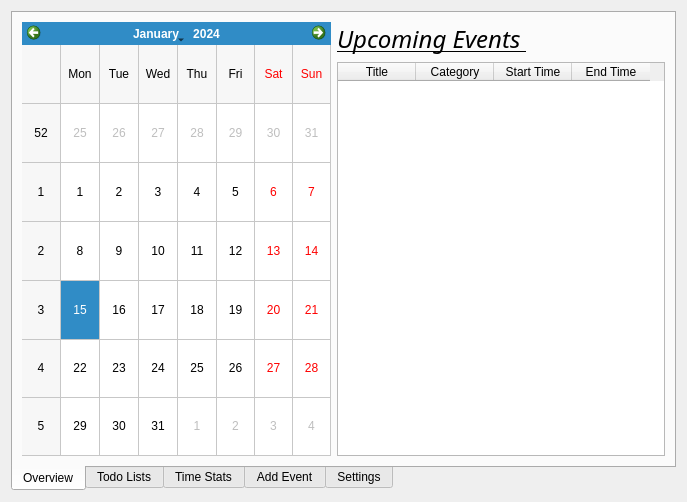
<?xml version="1.0" encoding="UTF-8"?>
<ui version="4.0">
 <class>mainWindowTabbed</class>
 <widget class="QDialog" name="mainWindowTabbed">
  <property name="geometry">
   <rect>
    <x>0</x>
    <y>0</y>
    <width>687</width>
    <height>502</height>
   </rect>
  </property>
  <property name="focusPolicy">
   <enum>Qt::NoFocus</enum>
  </property>
  <property name="windowTitle">
   <string>Dialog</string>
  </property>
  <property name="modal">
   <bool>false</bool>
  </property>
  <layout class="QHBoxLayout" name="horizontalLayout_4">
   <item>
    <widget class="QTabWidget" name="tabWidget">
     <property name="mouseTracking">
      <bool>true</bool>
     </property>
     <property name="autoFillBackground">
      <bool>false</bool>
     </property>
     <property name="tabPosition">
      <enum>QTabWidget::South</enum>
     </property>
     <property name="tabShape">
      <enum>QTabWidget::Rounded</enum>
     </property>
     <property name="currentIndex">
      <number>0</number>
     </property>
     <property name="iconSize">
      <size>
       <width>16</width>
       <height>16</height>
      </size>
     </property>
     <property name="elideMode">
      <enum>Qt::ElideLeft</enum>
     </property>
     <property name="usesScrollButtons">
      <bool>false</bool>
     </property>
     <property name="documentMode">
      <bool>false</bool>
     </property>
     <property name="tabsClosable">
      <bool>false</bool>
     </property>
     <property name="movable">
      <bool>true</bool>
     </property>
     <property name="tabBarAutoHide">
      <bool>true</bool>
     </property>
     <widget class="QWidget" name="OverViewTab">
      <attribute name="title">
       <string>Overview</string>
      </attribute>
      <layout class="QHBoxLayout" name="horizontalLayout_2">
       <item>
        <layout class="QHBoxLayout" name="horizontalLayout_3">
         <item>
          <widget class="QCalendarWidget" name="calendarWidget">
           <property name="mouseTracking">
            <bool>true</bool>
           </property>
           <property name="gridVisible">
            <bool>true</bool>
           </property>
          </widget>
         </item>
         <item>
          <layout class="QVBoxLayout" name="verticalLayout">
           <item>
            <widget class="QLabel" name="label">
             <property name="font">
              <font>
               <family>Apple Chancery</family>
               <pointsize>18</pointsize>
               <italic>true</italic>
               <underline>true</underline>
              </font>
             </property>
             <property name="text">
              <string>Upcoming Events </string>
             </property>
            </widget>
           </item>
           <item>
            <widget class="QTableWidget" name="UpcomingEventsTable">
             <property name="autoFillBackground">
              <bool>true</bool>
             </property>
             <property name="verticalScrollBarPolicy">
              <enum>Qt::ScrollBarAsNeeded</enum>
             </property>
             <property name="horizontalScrollBarPolicy">
              <enum>Qt::ScrollBarAlwaysOff</enum>
             </property>
             <property name="sizeAdjustPolicy">
              <enum>QAbstractScrollArea::AdjustToContents</enum>
             </property>
             <property name="autoScroll">
              <bool>false</bool>
             </property>
             <property name="showDropIndicator" stdset="0">
              <bool>false</bool>
             </property>
             <property name="dragEnabled">
              <bool>false</bool>
             </property>
             <property name="selectionMode">
              <enum>QAbstractItemView::NoSelection</enum>
             </property>
             <property name="selectionBehavior">
              <enum>QAbstractItemView::SelectRows</enum>
             </property>
             <property name="showGrid">
              <bool>true</bool>
             </property>
             <property name="sortingEnabled">
              <bool>true</bool>
             </property>
             <property name="cornerButtonEnabled">
              <bool>true</bool>
             </property>
             <attribute name="horizontalHeaderCascadingSectionResizes">
              <bool>false</bool>
             </attribute>
             <attribute name="horizontalHeaderDefaultSectionSize">
              <number>78</number>
             </attribute>
             <attribute name="horizontalHeaderStretchLastSection">
              <bool>false</bool>
             </attribute>
             <attribute name="verticalHeaderVisible">
              <bool>false</bool>
             </attribute>
             <column>
              <property name="text">
               <string>Title</string>
              </property>
             </column>
             <column>
              <property name="text">
               <string>Category</string>
              </property>
             </column>
             <column>
              <property name="text">
               <string>Start Time</string>
              </property>
             </column>
             <column>
              <property name="text">
               <string>End Time</string>
              </property>
             </column>
            </widget>
           </item>
          </layout>
         </item>
        </layout>
       </item>
      </layout>
     </widget>
     <widget class="QWidget" name="TodoListsTab">
      <attribute name="title">
       <string>Todo Lists</string>
      </attribute>
      <widget class="QLabel" name="TodoList_PageTitile">
       <property name="geometry">
        <rect>
         <x>90</x>
         <y>0</y>
         <width>437</width>
         <height>22</height>
        </rect>
       </property>
       <property name="text">
        <string>&lt;html&gt;&lt;head/&gt;&lt;body&gt;&lt;p align=&quot;center&quot;&gt;&lt;span style=&quot; font-size:18pt;&quot;&gt;Todo Lists&lt;/span&gt;&lt;/p&gt;&lt;/body&gt;&lt;/html&gt;</string>
       </property>
      </widget>
      <widget class="QTabWidget" name="SelectTodoListTab">
       <property name="geometry">
        <rect>
         <x>0</x>
         <y>30</y>
         <width>431</width>
         <height>401</height>
        </rect>
       </property>
       <property name="currentIndex">
        <number>2</number>
       </property>
       <widget class="QWidget" name="DayTodoList">
        <attribute name="title">
         <string>Day</string>
        </attribute>
        <widget class="QListWidget" name="Day_TodoListViewWindow">
         <property name="geometry">
          <rect>
           <x>20</x>
           <y>12</y>
           <width>391</width>
           <height>331</height>
          </rect>
         </property>
        </widget>
        <widget class="QPushButton" name="Day_DeleteTaskButton">
         <property name="geometry">
          <rect>
           <x>20</x>
           <y>350</y>
           <width>161</width>
           <height>32</height>
          </rect>
         </property>
         <property name="text">
          <string>Delete selected task</string>
         </property>
        </widget>
        <widget class="QPushButton" name="Day_AddTaskButton">
         <property name="geometry">
          <rect>
           <x>320</x>
           <y>350</y>
           <width>91</width>
           <height>32</height>
          </rect>
         </property>
         <property name="text">
          <string>Add task</string>
         </property>
        </widget>
        <widget class="QPushButton" name="Day_UpdateTaskButton">
         <property name="geometry">
          <rect>
           <x>170</x>
           <y>350</y>
           <width>161</width>
           <height>32</height>
          </rect>
         </property>
         <property name="text">
          <string>Update selected task</string>
         </property>
        </widget>
       </widget>
       <widget class="QWidget" name="WeekTodoList">
        <attribute name="title">
         <string>Week</string>
        </attribute>
        <widget class="QPushButton" name="Week_UpdateTask">
         <property name="geometry">
          <rect>
           <x>170</x>
           <y>350</y>
           <width>161</width>
           <height>32</height>
          </rect>
         </property>
         <property name="text">
          <string>Update selected task</string>
         </property>
        </widget>
        <widget class="QListWidget" name="Week_TodoListViewWindow">
         <property name="geometry">
          <rect>
           <x>20</x>
           <y>12</y>
           <width>391</width>
           <height>331</height>
          </rect>
         </property>
        </widget>
        <widget class="QPushButton" name="Week_AddTask">
         <property name="geometry">
          <rect>
           <x>320</x>
           <y>350</y>
           <width>91</width>
           <height>32</height>
          </rect>
         </property>
         <property name="text">
          <string>Add task</string>
         </property>
        </widget>
        <widget class="QPushButton" name="Week_DeleteTask">
         <property name="geometry">
          <rect>
           <x>20</x>
           <y>350</y>
           <width>161</width>
           <height>32</height>
          </rect>
         </property>
         <property name="text">
          <string>Delete selected task</string>
         </property>
        </widget>
       </widget>
       <widget class="QWidget" name="MonthTodoList">
        <attribute name="title">
         <string>Month</string>
        </attribute>
        <widget class="QPushButton" name="Month_UpdateTask">
         <property name="geometry">
          <rect>
           <x>170</x>
           <y>350</y>
           <width>161</width>
           <height>32</height>
          </rect>
         </property>
         <property name="text">
          <string>Update selected task</string>
         </property>
        </widget>
        <widget class="QListWidget" name="Month_TodoListViewWindow">
         <property name="geometry">
          <rect>
           <x>20</x>
           <y>12</y>
           <width>391</width>
           <height>331</height>
          </rect>
         </property>
        </widget>
        <widget class="QPushButton" name="Month_AddTask">
         <property name="geometry">
          <rect>
           <x>320</x>
           <y>350</y>
           <width>91</width>
           <height>32</height>
          </rect>
         </property>
         <property name="text">
          <string>Add task</string>
         </property>
        </widget>
        <widget class="QPushButton" name="Month_DeleteTask">
         <property name="geometry">
          <rect>
           <x>20</x>
           <y>350</y>
           <width>161</width>
           <height>32</height>
          </rect>
         </property>
         <property name="text">
          <string>Delete selected task</string>
         </property>
        </widget>
       </widget>
      </widget>
      <widget class="QDialogButtonBox" name="TodoListAcceptDeclineButtons">
       <property name="geometry">
        <rect>
         <x>230</x>
         <y>430</y>
         <width>171</width>
         <height>32</height>
        </rect>
       </property>
       <property name="standardButtons">
        <set>QDialogButtonBox::Cancel|QDialogButtonBox::Ok</set>
       </property>
      </widget>
      <widget class="QLabel" name="TodoListJumpToDateLabel">
       <property name="geometry">
        <rect>
         <x>450</x>
         <y>30</y>
         <width>60</width>
         <height>16</height>
        </rect>
       </property>
       <property name="text">
        <string>Jump to :</string>
       </property>
      </widget>
      <widget class="QDateEdit" name="TodoListJumpToDateSelector">
       <property name="geometry">
        <rect>
         <x>510</x>
         <y>30</y>
         <width>110</width>
         <height>24</height>
        </rect>
       </property>
      </widget>
     </widget>
     <widget class="QWidget" name="TimeStatsTab">
      <attribute name="title">
       <string>Time Stats</string>
      </attribute>
     </widget>
     <widget class="QWidget" name="AddEventTab">
      <attribute name="title">
       <string>Add Event</string>
      </attribute>
      <widget class="QSpinBox" name="AddEvent_SelectorNotifyMeTime">
       <property name="geometry">
        <rect>
         <x>400</x>
         <y>183</y>
         <width>48</width>
         <height>31</height>
        </rect>
       </property>
      </widget>
      <widget class="QDateEdit" name="DateStart_Box">
       <property name="geometry">
        <rect>
         <x>50</x>
         <y>73</y>
         <width>81</width>
         <height>24</height>
        </rect>
       </property>
       <property name="dateTime">
        <datetime>
         <hour>0</hour>
         <minute>0</minute>
         <second>0</second>
         <year>2018</year>
         <month>1</month>
         <day>1</day>
        </datetime>
       </property>
       <property name="calendarPopup">
        <bool>true</bool>
       </property>
      </widget>
      <widget class="QLabel" name="AddEvent_CategoryLabel">
       <property name="geometry">
        <rect>
         <x>330</x>
         <y>30</y>
         <width>71</width>
         <height>16</height>
        </rect>
       </property>
       <property name="text">
        <string>Category :</string>
       </property>
      </widget>
      <widget class="QComboBox" name="Category_Box">
       <property name="geometry">
        <rect>
         <x>400</x>
         <y>30</y>
         <width>221</width>
         <height>26</height>
        </rect>
       </property>
       <item>
        <property name="text">
         <string>Work</string>
        </property>
       </item>
       <item>
        <property name="text">
         <string>School</string>
        </property>
       </item>
       <item>
        <property name="text">
         <string>Exercise</string>
        </property>
       </item>
       <item>
        <property name="text">
         <string>Free Time</string>
        </property>
       </item>
       <item>
        <property name="text">
         <string>Appointment</string>
        </property>
       </item>
       <item>
        <property name="text">
         <string>Meetings</string>
        </property>
       </item>
       <item>
        <property name="text">
         <string>Study</string>
        </property>
       </item>
       <item>
        <property name="text">
         <string>Vacation</string>
        </property>
       </item>
       <item>
        <property name="text">
         <string>New Item</string>
        </property>
       </item>
      </widget>
      <widget class="QTimeEdit" name="TimeEnd_Box">
       <property name="geometry">
        <rect>
         <x>140</x>
         <y>100</y>
         <width>91</width>
         <height>24</height>
        </rect>
       </property>
      </widget>
      <widget class="QLabel" name="AddEvent_CityLabel">
       <property name="geometry">
        <rect>
         <x>0</x>
         <y>330</y>
         <width>60</width>
         <height>16</height>
        </rect>
       </property>
       <property name="text">
        <string>City :</string>
       </property>
      </widget>
      <widget class="QTextEdit" name="Note_Box">
       <property name="geometry">
        <rect>
         <x>340</x>
         <y>60</y>
         <width>281</width>
         <height>91</height>
        </rect>
       </property>
      </widget>
      <widget class="QLabel" name="AddEvent_NotifyMeLabelPt2">
       <property name="geometry">
        <rect>
         <x>450</x>
         <y>190</y>
         <width>191</width>
         <height>16</height>
        </rect>
       </property>
       <property name="text">
        <string>minutes before i have to leave</string>
       </property>
      </widget>
      <widget class="QTimeEdit" name="TimeStart_Box">
       <property name="geometry">
        <rect>
         <x>140</x>
         <y>73</y>
         <width>91</width>
         <height>24</height>
        </rect>
       </property>
      </widget>
      <widget class="QWidget" name="layoutWidget">
       <property name="geometry">
        <rect>
         <x>0</x>
         <y>70</y>
         <width>43</width>
         <height>51</height>
        </rect>
       </property>
       <layout class="QVBoxLayout" name="AddEvent_FromToDateLabels">
        <item>
         <widget class="QLabel" name="AddEvent_FromDateTimeLabel">
          <property name="text">
           <string>From :</string>
          </property>
         </widget>
        </item>
        <item>
         <widget class="QLabel" name="AddEvent_ToDateTimeLabel">
          <property name="text">
           <string>    To :</string>
          </property>
         </widget>
        </item>
       </layout>
      </widget>
      <widget class="QDialogButtonBox" name="AddEvent_AcceptDeclineButton">
       <property name="geometry">
        <rect>
         <x>240</x>
         <y>420</y>
         <width>164</width>
         <height>32</height>
        </rect>
       </property>
       <property name="standardButtons">
        <set>QDialogButtonBox::Cancel|QDialogButtonBox::Ok</set>
       </property>
      </widget>
      <widget class="QTextEdit" name="State_Box">
       <property name="geometry">
        <rect>
         <x>130</x>
         <y>350</y>
         <width>81</width>
         <height>21</height>
        </rect>
       </property>
      </widget>
      <widget class="QTextEdit" name="Street_Box">
       <property name="geometry">
        <rect>
         <x>0</x>
         <y>300</y>
         <width>321</width>
         <height>21</height>
        </rect>
       </property>
      </widget>
      <widget class="QLabel" name="AddEvent_Title">
       <property name="geometry">
        <rect>
         <x>270</x>
         <y>0</y>
         <width>91</width>
         <height>21</height>
        </rect>
       </property>
       <property name="text">
        <string>&lt;html&gt;&lt;head/&gt;&lt;body&gt;&lt;p&gt;&lt;span style=&quot; font-size:18pt;&quot;&gt;Add Event&lt;/span&gt;&lt;/p&gt;&lt;/body&gt;&lt;/html&gt;</string>
       </property>
      </widget>
      <widget class="QLabel" name="AddEvent_TitleLabel">
       <property name="geometry">
        <rect>
         <x>0</x>
         <y>30</y>
         <width>60</width>
         <height>16</height>
        </rect>
       </property>
       <property name="text">
        <string> Title :</string>
       </property>
      </widget>
      <widget class="QCheckBox" name="AddEvent_TravelTimeNotification">
       <property name="geometry">
        <rect>
         <x>340</x>
         <y>160</y>
         <width>161</width>
         <height>20</height>
        </rect>
       </property>
       <property name="text">
        <string>Travel time notification</string>
       </property>
      </widget>
      <widget class="QTextEdit" name="Lcation_Box">
       <property name="geometry">
        <rect>
         <x>0</x>
         <y>250</y>
         <width>321</width>
         <height>21</height>
        </rect>
       </property>
      </widget>
      <widget class="QLabel" name="AddEvent_LocationNameLabel">
       <property name="geometry">
        <rect>
         <x>0</x>
         <y>230</y>
         <width>101</width>
         <height>16</height>
        </rect>
       </property>
       <property name="text">
        <string>Location Name :</string>
       </property>
      </widget>
      <widget class="QLabel" name="AddEvent_NotifyMeLabelPt1">
       <property name="geometry">
        <rect>
         <x>340</x>
         <y>190</y>
         <width>60</width>
         <height>16</height>
        </rect>
       </property>
       <property name="text">
        <string>Notify me </string>
       </property>
      </widget>
      <widget class="QTextEdit" name="Title_Box">
       <property name="geometry">
        <rect>
         <x>50</x>
         <y>30</y>
         <width>271</width>
         <height>21</height>
        </rect>
       </property>
      </widget>
      <widget class="QTextEdit" name="Zip_Box">
       <property name="geometry">
        <rect>
         <x>240</x>
         <y>350</y>
         <width>81</width>
         <height>21</height>
        </rect>
       </property>
      </widget>
      <widget class="QLabel" name="AddEvent_ZipCodeLabel">
       <property name="geometry">
        <rect>
         <x>240</x>
         <y>330</y>
         <width>60</width>
         <height>16</height>
        </rect>
       </property>
       <property name="text">
        <string>Zip :</string>
       </property>
      </widget>
      <widget class="QDateEdit" name="DateEnd_Box">
       <property name="geometry">
        <rect>
         <x>50</x>
         <y>100</y>
         <width>81</width>
         <height>24</height>
        </rect>
       </property>
       <property name="dateTime">
        <datetime>
         <hour>0</hour>
         <minute>0</minute>
         <second>0</second>
         <year>2018</year>
         <month>1</month>
         <day>1</day>
        </datetime>
       </property>
       <property name="calendarPopup">
        <bool>true</bool>
       </property>
      </widget>
      <widget class="QTextEdit" name="City_Box">
       <property name="geometry">
        <rect>
         <x>0</x>
         <y>350</y>
         <width>101</width>
         <height>21</height>
        </rect>
       </property>
      </widget>
      <widget class="QLabel" name="AddEvent_StreetNameLabel">
       <property name="geometry">
        <rect>
         <x>0</x>
         <y>280</y>
         <width>60</width>
         <height>16</height>
        </rect>
       </property>
       <property name="text">
        <string>Street :</string>
       </property>
      </widget>
      <widget class="QLabel" name="AddEvent_StateLabel">
       <property name="geometry">
        <rect>
         <x>130</x>
         <y>330</y>
         <width>60</width>
         <height>16</height>
        </rect>
       </property>
       <property name="text">
        <string>State :</string>
       </property>
      </widget>
      <widget class="QLabel" name="AddEvent_NotesLabel">
       <property name="geometry">
        <rect>
         <x>290</x>
         <y>60</y>
         <width>60</width>
         <height>16</height>
        </rect>
       </property>
       <property name="text">
        <string>Notes :</string>
       </property>
      </widget>
      <widget class="QPushButton" name="AddEvent_SaveThisLocationButton">
       <property name="geometry">
        <rect>
         <x>70</x>
         <y>380</y>
         <width>151</width>
         <height>32</height>
        </rect>
       </property>
       <property name="text">
        <string>Save This Location</string>
       </property>
      </widget>
      <widget class="QWidget" name="layoutWidget_2">
       <property name="geometry">
        <rect>
         <x>0</x>
         <y>200</y>
         <width>191</width>
         <height>32</height>
        </rect>
       </property>
       <layout class="QHBoxLayout" name="horizontalLayout">
        <item>
         <widget class="QLabel" name="AddEvent_LoadSavedLabel">
          <property name="text">
           <string>Load :</string>
          </property>
         </widget>
        </item>
        <item>
         <widget class="QPushButton" name="AddEvent_LoadSavedLocationButton">
          <property name="text">
           <string>Saved Locations</string>
          </property>
         </widget>
        </item>
       </layout>
      </widget>
     </widget>
     <widget class="QWidget" name="AppSettingsTab">
      <attribute name="title">
       <string>Settings</string>
      </attribute>
      <layout class="QVBoxLayout" name="verticalLayout_2">
       <item>
        <widget class="QLabel" name="label_29">
         <property name="text">
          <string>App Settings</string>
         </property>
        </widget>
       </item>
       <item>
        <widget class="QComboBox" name="Settings_"/>
       </item>
       <item>
        <widget class="QLabel" name="label_30">
         <property name="text">
          <string>Display Theme :</string>
         </property>
        </widget>
       </item>
       <item>
        <widget class="QLabel" name="label_31">
         <property name="text">
          <string>Input Font :</string>
         </property>
        </widget>
       </item>
       <item>
        <widget class="QFontComboBox" name="fontComboBox"/>
       </item>
       <item>
        <widget class="QLabel" name="label_32">
         <property name="text">
          <string>Font Preview :</string>
         </property>
        </widget>
       </item>
       <item>
        <widget class="QTextEdit" name="textEdit_15"/>
       </item>
       <item>
        <widget class="QPushButton" name="pushButton_10">
         <property name="text">
          <string>Apply</string>
         </property>
        </widget>
       </item>
      </layout>
     </widget>
    </widget>
   </item>
  </layout>
 </widget>
 <resources/>
 <connections/>
</ui>
